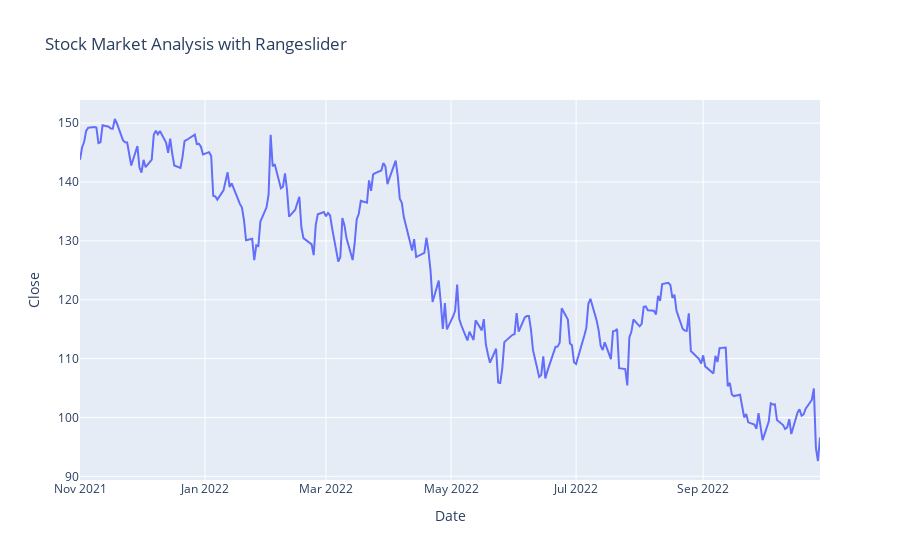

Notebook cell for this chart:
### Code cell
px.line(data, x='Date', y='Close', 
                 title='Stock Market Analysis with Rangeslider')

### Figure 1 — Plotly figure (JSON) as saved in the notebook; plotly's stock layout.template omitted (floating-point values rounded to 4 significant figures; data arrays with more than 128 entries replaced by an {"elided": "..."} marker saying what was removed)
{"data": [{"hovertemplate": "Date=%{x}<br>Close=%{y}<extra></extra>", "legendgroup": "", "line": {"color": "#636efa", "dash": "solid"}, "marker": {"symbol": "circle"}, "mode": "lines", "name": "", "orientation": "v", "showlegend": false, "type": "scatter", "x": {"elided": "251 str values"}, "xaxis": "x", "y": {"elided": "251 float values"}, "yaxis": "y"}], "layout": {"legend": {"tracegroupgap": 0}, "title": {"text": "Stock Market Analysis with Rangeslider"}, "xaxis": {"anchor": "y", "domain": [0, 1], "title": {"text": "Date"}}, "yaxis": {"anchor": "x", "domain": [0, 1], "title": {"text": "Close"}}}}
